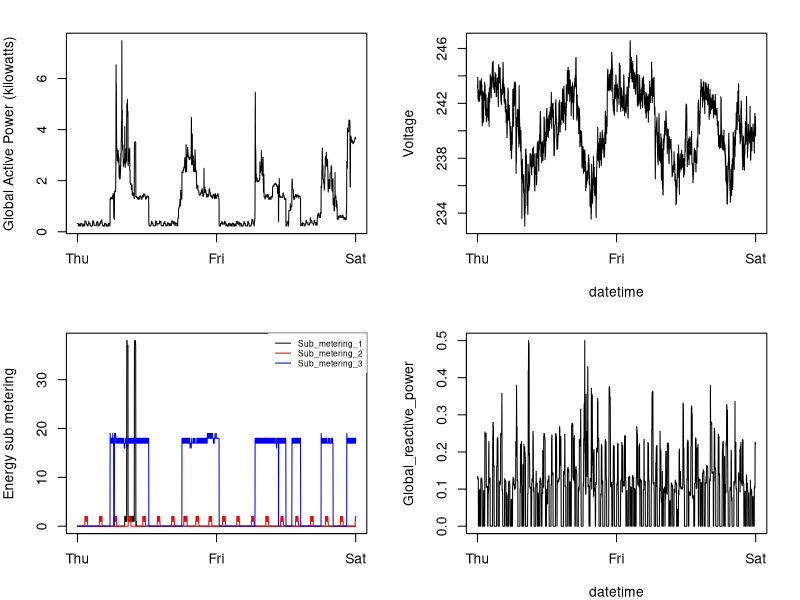

Here is the R script that generated this plot:
# data has been filtered into dates 2007-02-01 and 2007-02-02 using a grep and sed

# read into dataframes
data20070201 <- read.csv("20070201-household_power_consumption.txt", sep = ";")
data20070202 <- read.csv("20070202-household_power_consumption.txt", sep = ";")
dataset <- rbind(data20070201, data20070202)
rm(data20070201, data20070202)

# Create the mfcol
par(mfcol = c(2,2), mar = c(4,4,2,2))

# Plot first graph
plot(dataset$Global_active_power, type = 'l', xlab="", ylab = "Global Active Power (kilowatts)", xaxt = "n")
v1 <- c(0, 1440, 2880)
v2 <- c("Thu", "Fri", "Sat")
axis(side = 1, at = v1, labels = v2)

# Plot second graph
plot(dataset$Sub_metering_1, type = "l", xlab="", ylab = "Energy sub metering", xaxt = "n")
lines(dataset$Sub_metering_2, type = 'l', col = "red")
lines(dataset$Sub_metering_3, type = 'l', col = "blue")
axis(side = 1, at = v1, labels = v2)
legend("topright", legend = c("Sub_metering_1", "Sub_metering_2", "Sub_metering_3"), col = c("black", "red", "blue"), box.lty = 0, lty = 1, cex = 0.6 )

# Plot third graph
plot(dataset$Voltage, type = 'l', xlab = "datetime", ylab = "Voltage", xaxt = "n")
axis(side = 1, at = v1, labels = v2)

# Plot fourth graph
plot(dataset$Global_reactive_power, type = 'l', xlab = "datetime", ylab = "Global_reactive_power", xaxt = "n")
axis(side = 1, at = v1, labels = v2)

# Write to PNG
dev.copy(png, "plot4.png", width=480, height=480)
dev.off()
